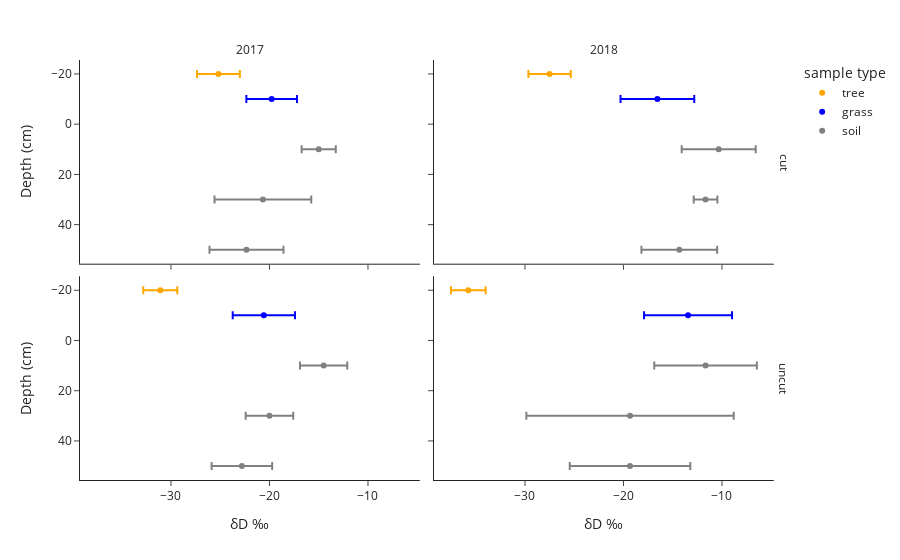

This figure's notebook cell:
### Markdown cell above
### $\delta D$

### Code cell
# create dataframe with mean and standard error for dD isotopes for plotting
df_dD = df.groupby(['Year', 'Type_2', 'Treatment', 'Depth'], as_index = False)['dD'].agg([np.mean, ss.sem]).reset_index()

# plot dD across soil depths
fig_dD = px.scatter(df_dD, x = 'mean', y = 'Depth', color = 'Type_2', error_x = 'sem',
                    facet_col = 'Year', facet_row = 'Treatment',
                    template = 'simple_white',
                    color_discrete_sequence = ["orange", "blue", "gray"],
                    category_orders = {"Type_2": ['tree', 'grass', 'soil']})
fig_dD.update_xaxes(title_text = '\u03B4D \u2030', row = 1)
fig_dD.update_yaxes(title_text = 'Depth (cm)', col = 1, autorange = 'reversed')
fig_dD.update_layout(legend_title_text = 'sample type')
fig_dD.for_each_annotation(lambda a: a.update(text = a.text.split("=")[-1]))
fig_dD.show()

### Figure 1 — Plotly figure (JSON) as saved in the notebook; plotly's stock layout.template omitted (floating-point values rounded to 4 significant figures)
{"data": [{"error_x": {"array": [2.178]}, "hoverlabel": {"namelength": 0}, "hovertemplate": "Type_2=tree<br>Treatment=cut<br>Year=2017<br>mean=%{x}<br>Depth=%{y}", "legendgroup": "tree", "marker": {"color": "orange", "symbol": "circle"}, "mode": "markers", "name": "tree", "showlegend": true, "type": "scatter", "x": [-25.18], "xaxis": "x3", "y": [-20], "yaxis": "y3"}, {"error_x": {"array": [2.151]}, "hoverlabel": {"namelength": 0}, "hovertemplate": "Type_2=tree<br>Treatment=cut<br>Year=2018<br>mean=%{x}<br>Depth=%{y}", "legendgroup": "tree", "marker": {"color": "orange", "symbol": "circle"}, "mode": "markers", "name": "tree", "showlegend": false, "type": "scatter", "x": [-27.5], "xaxis": "x4", "y": [-20], "yaxis": "y4"}, {"error_x": {"array": [1.73]}, "hoverlabel": {"namelength": 0}, "hovertemplate": "Type_2=tree<br>Treatment=uncut<br>Year=2017<br>mean=%{x}<br>Depth=%{y}", "legendgroup": "tree", "marker": {"color": "orange", "symbol": "circle"}, "mode": "markers", "name": "tree", "showlegend": false, "type": "scatter", "x": [-31.08], "xaxis": "x", "y": [-20], "yaxis": "y"}, {"error_x": {"array": [1.759]}, "hoverlabel": {"namelength": 0}, "hovertemplate": "Type_2=tree<br>Treatment=uncut<br>Year=2018<br>mean=%{x}<br>Depth=%{y}", "legendgroup": "tree", "marker": {"color": "orange", "symbol": "circle"}, "mode": "markers", "name": "tree", "showlegend": false, "type": "scatter", "x": [-35.75], "xaxis": "x2", "y": [-20], "yaxis": "y2"}, {"error_x": {"array": [2.57]}, "hoverlabel": {"namelength": 0}, "hovertemplate": "Type_2=grass<br>Treatment=cut<br>Year=2017<br>mean=%{x}<br>Depth=%{y}", "legendgroup": "grass", "marker": {"color": "blue", "symbol": "circle"}, "mode": "markers", "name": "grass", "showlegend": true, "type": "scatter", "x": [-19.78], "xaxis": "x3", "y": [-10], "yaxis": "y3"}, {"error_x": {"array": [3.742]}, "hoverlabel": {"namelength": 0}, "hovertemplate": "Type_2=grass<br>Treatment=cut<br>Year=2018<br>mean=%{x}<br>Depth=%{y}", "legendgroup": "grass", "marker": {"color": "blue", "symbol": "circle"}, "mode": "markers", "name": "grass", "showlegend": false, "type": "scatter", "x": [-16.56], "xaxis": "x4", "y": [-10], "yaxis": "y4"}, {"error_x": {"array": [3.161]}, "hoverlabel": {"namelength": 0}, "hovertemplate": "Type_2=grass<br>Treatment=uncut<br>Year=2017<br>mean=%{x}<br>Depth=%{y}", "legendgroup": "grass", "marker": {"color": "blue", "symbol": "circle"}, "mode": "markers", "name": "grass", "showlegend": false, "type": "scatter", "x": [-20.57], "xaxis": "x", "y": [-10], "yaxis": "y"}, {"error_x": {"array": [4.466]}, "hoverlabel": {"namelength": 0}, "hovertemplate": "Type_2=grass<br>Treatment=uncut<br>Year=2018<br>mean=%{x}<br>Depth=%{y}", "legendgroup": "grass", "marker": {"color": "blue", "symbol": "circle"}, "mode": "markers", "name": "grass", "showlegend": false, "type": "scatter", "x": [-13.44], "xaxis": "x2", "y": [-10], "yaxis": "y2"}, {"error_x": {"array": [1.732, 4.91, 3.756]}, "hoverlabel": {"namelength": 0}, "hovertemplate": "Type_2=soil<br>Treatment=cut<br>Year=2017<br>mean=%{x}<br>Depth=%{y}", "legendgroup": "soil", "marker": {"color": "gray", "symbol": "circle"}, "mode": "markers", "name": "soil", "showlegend": true, "type": "scatter", "x": [-15, -20.67, -22.33], "xaxis": "x3", "y": [10, 30, 50], "yaxis": "y3"}, {"error_x": {"array": [3.756, 1.202, 3.844]}, "hoverlabel": {"namelength": 0}, "hovertemplate": "Type_2=soil<br>Treatment=cut<br>Year=2018<br>mean=%{x}<br>Depth=%{y}", "legendgroup": "soil", "marker": {"color": "gray", "symbol": "circle"}, "mode": "markers", "name": "soil", "showlegend": false, "type": "scatter", "x": [-10.33, -11.67, -14.33], "xaxis": "x4", "y": [10, 30, 50], "yaxis": "y4"}, {"error_x": {"array": [2.398, 2.415, 3.072]}, "hoverlabel": {"namelength": 0}, "hovertemplate": "Type_2=soil<br>Treatment=uncut<br>Year=2017<br>mean=%{x}<br>Depth=%{y}", "legendgroup": "soil", "marker": {"color": "gray", "symbol": "circle"}, "mode": "markers", "name": "soil", "showlegend": false, "type": "scatter", "x": [-14.5, -20, -22.8], "xaxis": "x", "y": [10, 30, 50], "yaxis": "y"}, {"error_x": {"array": [5.207, 10.53, 6.119]}, "hoverlabel": {"namelength": 0}, "hovertemplate": "Type_2=soil<br>Treatment=uncut<br>Year=2018<br>mean=%{x}<br>Depth=%{y}", "legendgroup": "soil", "marker": {"color": "gray", "symbol": "circle"}, "mode": "markers", "name": "soil", "showlegend": false, "type": "scatter", "x": [-11.67, -19.33, -19.33], "xaxis": "x2", "y": [10, 30, 50], "yaxis": "y2"}], "layout": {"annotations": [{"font": {}, "showarrow": false, "text": "2017", "x": 0.24, "xanchor": "center", "xref": "paper", "y": 1, "yanchor": "bottom", "yref": "paper"}, {"font": {}, "showarrow": false, "text": "2018", "x": 0.74, "xanchor": "center", "xref": "paper", "y": 1, "yanchor": "bottom", "yref": "paper"}, {"font": {}, "showarrow": false, "text": "uncut", "textangle": 90, "x": 0.98, "xanchor": "left", "xref": "paper", "y": 0.2425, "yanchor": "middle", "yref": "paper"}, {"font": {}, "showarrow": false, "text": "cut", "textangle": 90, "x": 0.98, "xanchor": "left", "xref": "paper", "y": 0.7575, "yanchor": "middle", "yref": "paper"}], "autosize": true, "legend": {"title": {"text": "sample type"}, "tracegroupgap": 0}, "margin": {"t": 60}, "xaxis": {"anchor": "y", "autorange": true, "domain": [0, 0.48], "range": [-39.23, -4.735], "title": {"text": "δD ‰"}, "type": "linear"}, "xaxis2": {"anchor": "y2", "autorange": true, "domain": [0.5, 0.98], "matches": "x", "range": [-39.23, -4.735], "title": {"text": "δD ‰"}, "type": "linear"}, "xaxis3": {"anchor": "y3", "autorange": true, "domain": [0, 0.48], "matches": "x", "range": [-39.23, -4.735], "showticklabels": false, "type": "linear"}, "xaxis4": {"anchor": "y4", "autorange": true, "domain": [0.5, 0.98], "matches": "x", "range": [-39.23, -4.735], "showticklabels": false, "type": "linear"}, "yaxis": {"anchor": "x", "autorange": true, "domain": [0, 0.485], "range": [56.17, -26.17], "title": {"text": "Depth (cm)"}, "type": "linear"}, "yaxis2": {"anchor": "x2", "autorange": true, "domain": [0, 0.485], "matches": "y", "range": [56.17, -26.17], "showticklabels": false, "type": "linear"}, "yaxis3": {"anchor": "x3", "autorange": true, "domain": [0.515, 1], "matches": "y", "range": [56.17, -26.17], "title": {"text": "Depth (cm)"}, "type": "linear"}, "yaxis4": {"anchor": "x4", "autorange": true, "domain": [0.515, 1], "matches": "y", "range": [56.17, -26.17], "showticklabels": false, "type": "linear"}}}
